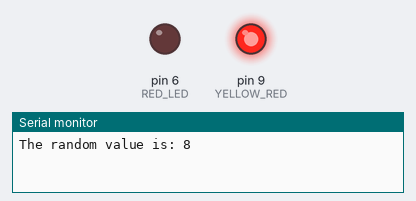
A sketch run on a simulated Arduino Uno, built with avr-gcc and run on an emulated ATmega328P. Parts: output pins drawn as LEDs (lit = HIGH), the last lines printed to the serial monitor. Random numbers use the default seed unless the sketch sets one.

Above: at 0.15 s.
At 18.15 s:
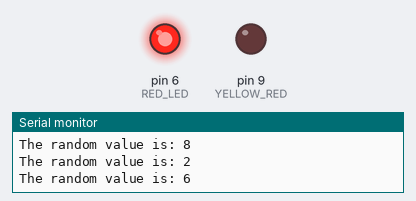
At 35.8 s:
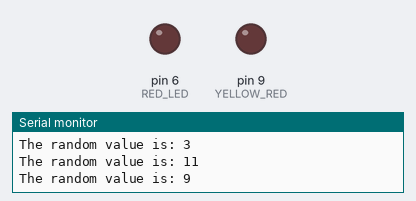
Timing chart, 0 to 40.0 s (numbered marks = the images above):
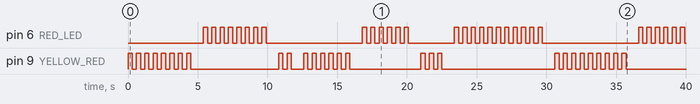

The sketch:

LoopAndConditionalStatement.ino
```cpp
int RED_LED = 6;
int YELLOW_RED = 9;
int DELAY_MS = 300;
int SERIAL_BAUND = 9600;

void setup() {
  // put your setup code here, to run once:
  pinMode(RED_LED, OUTPUT);
  pinMode(YELLOW_RED, OUTPUT);
  Serial.begin(SERIAL_BAUND);
}

void loop() {
  // put your main code here, to run repeatedly:
  int randomVal = random(1, 13);

  Serial.print("The random value is: ");
  Serial.println(randomVal);

  if (randomVal < 6) {
    flashTheLed(YELLOW_RED, randomVal);
  } else if (randomVal >= 6 && randomVal <= 9) {
    flashTheLed(YELLOW_RED, randomVal);
    flashTheLed(RED_LED, randomVal);
  } else {
    flashTheLed(RED_LED, randomVal);
  }
}


void flashTheLed(int ledPin, int count) {
  for (int i = 0; i < count; i++) {
    digitalWrite(ledPin, HIGH);
    delay(DELAY_MS);
    digitalWrite(ledPin, LOW);
    delay(DELAY_MS);
  }
  delay(DELAY_MS * 2);
}
```

Measured:
- by itself, pin 6 (RED_LED): LOW → HIGH at 5.4 s, → LOW 0.30 s later, → HIGH 0.30 s later, → LOW 0.30 s later, … (62 changes in this stretch)
- by itself, pin 9 (YELLOW_RED): LOW → HIGH at 0.00 s, → LOW 0.30 s later, → HIGH 0.30 s later, → LOW 0.30 s later, … (56 changes in this stretch)
